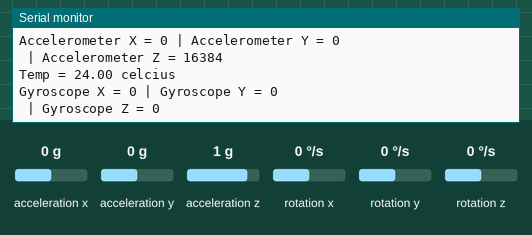
Simulated run of this sketch. Board: Arduino Uno, built with avr-gcc and run on an emulated ATmega328P. Parts: the last lines printed to the serial monitor. Wiring (inferred from the names in the program): MPU-6050 motion sensor at I2C address 0x68. The test bench sets the inputs (shaded band); at power-on: acceleration x 0 g, acceleration y 0 g, acceleration z 1 g, rotation x 0 °/s, rotation y 0 °/s, rotation z 0 °/s.

Above: at 3.8 s.
3.9 s: acceleration x set to -1.4 g
At 6.26 s:
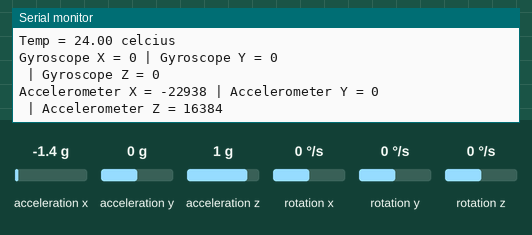
7.9 s: acceleration y set to -1.4 g
At 9.36 s:
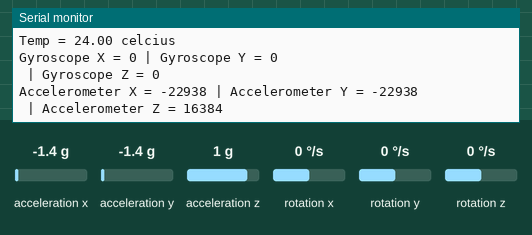
11.9 s: acceleration z set to -1.4 g
At 12.46 s:
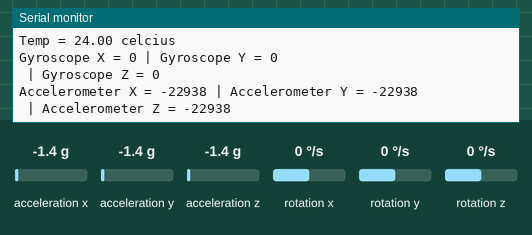
15.9 s: rotation x set to -192 °/s
At 19.6 s:
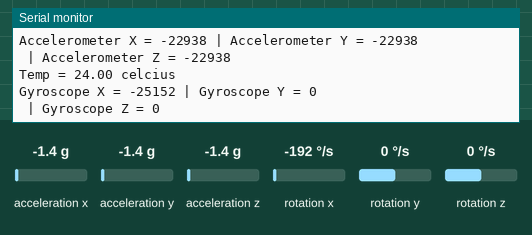
19.9 s: rotation y set to -192 °/s
At 22.7 s:
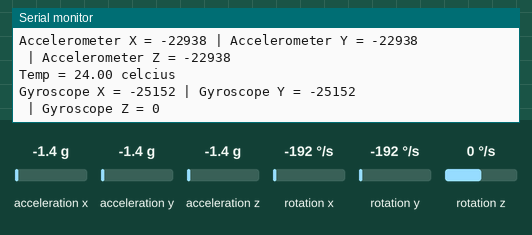

Measured:
- after the input at 3.9 s, the serial monitor: prints a new line after 2.3 s (image 1)
- after the input at 7.9 s, the serial monitor: prints a new line after 1.4 s (image 2)
- after the input at 11.9 s, the serial monitor: prints a new line after 0.55 s (image 3)
- after the input at 15.9 s, the serial monitor: prints a new line after 2.8 s (image 4)
- after the input at 19.9 s, the serial monitor: prints a new line after 1.9 s (image 5)

The sketch:

MPU-6050.ino
```cpp
// MPU-6050 Short Example Sketch
//www.elegoo.com
//2016.12.9

#include<Wire.h>
const int MPU_addr=0x68;  // I2C address of the MPU-6050
int16_t AcX,AcY,AcZ,Tmp,GyX,GyY,GyZ;
void setup(){
  Wire.begin();
  Wire.beginTransmission(MPU_addr);
  Wire.write(0x6B);  // PWR_MGMT_1 register
  Wire.write(0);     // set to zero (wakes up the MPU-6050)
  Wire.endTransmission(true);
  Serial.begin(9600);
}
void loop(){
  Wire.beginTransmission(MPU_addr);
  Wire.write(0x3B);  // starting with register 0x3B (ACCEL_XOUT_H)
  Wire.endTransmission(false);
  Wire.requestFrom(MPU_addr,14,true);  // request a total of 14 registers
  AcX=Wire.read()<<8|Wire.read();  // 0x3B (ACCEL_XOUT_H) & 0x3C (ACCEL_XOUT_L)
  AcY=Wire.read()<<8|Wire.read();  // 0x3D (ACCEL_YOUT_H) & 0x3E (ACCEL_YOUT_L)
  AcZ=Wire.read()<<8|Wire.read();  // 0x3F (ACCEL_ZOUT_H) & 0x40 (ACCEL_ZOUT_L)
  Tmp=Wire.read()<<8|Wire.read();  // 0x41 (TEMP_OUT_H) & 0x42 (TEMP_OUT_L)
  GyX=Wire.read()<<8|Wire.read();  // 0x43 (GYRO_XOUT_H) & 0x44 (GYRO_XOUT_L)
  GyY=Wire.read()<<8|Wire.read();  // 0x45 (GYRO_YOUT_H) & 0x46 (GYRO_YOUT_L)
  GyZ=Wire.read()<<8|Wire.read();  // 0x47 (GYRO_ZOUT_H) & 0x48 (GYRO_ZOUT_L)
  Serial.print("\n\nAccelerometer X = "); Serial.print(AcX);
  Serial.print(" | Accelerometer Y = "); Serial.println(AcY);
  Serial.print(" | Accelerometer Z = "); Serial.print(AcZ);
  Serial.print(" \n\nTemp = "); Serial.print(Tmp/340.00+36.53);  //From the datasheet of MPU6050, we can know the temperature formula
  Serial.print(" celcius ");
  Serial.print("\n\nGyroscope X = "); Serial.print(GyX);
  Serial.print(" | Gyroscope Y = "); Serial.println(GyY);
  Serial.print(" | Gyroscope Z = "); Serial.println(GyZ);
  Serial.print("\n\n");

  delay(3000);

}
```
